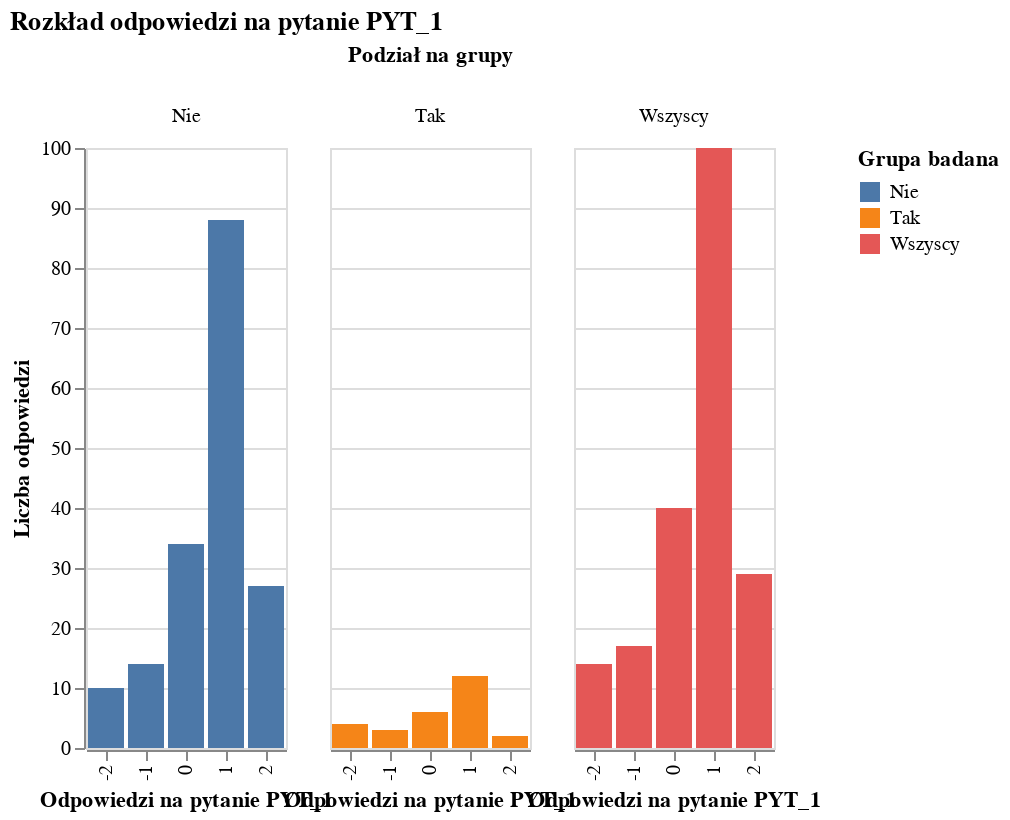

Write notebook code for a chart like this one.
### Code cell
df_all = ankieta.groupby("PYT_1").size().reset_index(name="Liczność")
df_all["CZY_KIER"] = "Wszyscy"  # Dodaj kategorię dla całej grupy

# Grupowanie danych – podział względem CZY_KIER
df_groups = ankieta.groupby(["CZY_KIER", "PYT_1"]).size().reset_index(name="Liczność")

# Połączenie obu zbiorów w jeden
df = pd.concat([df_all, df_groups])

# Konwersja zmiennej CZY_KIER na czytelne etykiety
df["CZY_KIER"] = df["CZY_KIER"].replace({0: "Pracownik", 1: "Kierownik"})

# Tworzenie wykresu
chart = alt.Chart(df).mark_bar().encode(
    x=alt.X("PYT_1:N", title="Odpowiedzi na pytanie PYT_1"),
    y=alt.Y("Liczność:Q", title="Liczba odpowiedzi"),
    color=alt.Color("CZY_KIER:N", title="Grupa badana"),
    column=alt.Column("CZY_KIER:N", title="Podział na grupy")
).properties(
    title="Rozkład odpowiedzi na pytanie PYT_1"
)

chart

### Figure 1 — Vega-Lite specification as saved in the notebook (floating-point values rounded to 4 significant figures)
{"config": {"view": {"continuousWidth": 300, "continuousHeight": 300}}, "data": {"name": "data-6de06dcb95ca32bb165f8a2fdaba6279"}, "mark": {"type": "bar"}, "encoding": {"color": {"field": "CZY_KIER", "title": "Grupa badana", "type": "nominal"}, "column": {"field": "CZY_KIER", "title": "Podział na grupy", "type": "nominal"}, "x": {"field": "PYT_1", "title": "Odpowiedzi na pytanie PYT_1", "type": "nominal"}, "y": {"field": "Liczność", "title": "Liczba odpowiedzi", "type": "quantitative"}}, "title": "Rozkład odpowiedzi na pytanie PYT_1", "$schema": "https://vega.github.io/schema/vega-lite/v5.8.0.json", "datasets": {"data-6de06dcb95ca32bb165f8a2fdaba6279": [{"PYT_1": -2, "Liczność": 14, "CZY_KIER": "Wszyscy"}, {"PYT_1": -1, "Liczność": 17, "CZY_KIER": "Wszyscy"}, {"PYT_1": 0, "Liczność": 40, "CZY_KIER": "Wszyscy"}, {"PYT_1": 1, "Liczność": 100, "CZY_KIER": "Wszyscy"}, {"PYT_1": 2, "Liczność": 29, "CZY_KIER": "Wszyscy"}, {"PYT_1": -2, "Liczność": 10, "CZY_KIER": "Nie"}, {"PYT_1": -1, "Liczność": 14, "CZY_KIER": "Nie"}, {"PYT_1": 0, "Liczność": 34, "CZY_KIER": "Nie"}, {"PYT_1": 1, "Liczność": 88, "CZY_KIER": "Nie"}, {"PYT_1": 2, "Liczność": 27, "CZY_KIER": "Nie"}, {"PYT_1": -2, "Liczność": 4, "CZY_KIER": "Tak"}, {"PYT_1": -1, "Liczność": 3, "CZY_KIER": "Tak"}, {"PYT_1": 0, "Liczność": 6, "CZY_KIER": "Tak"}, {"PYT_1": 1, "Liczność": 12, "CZY_KIER": "Tak"}, {"PYT_1": 2, "Liczność": 2, "CZY_KIER": "Tak"}]}}
